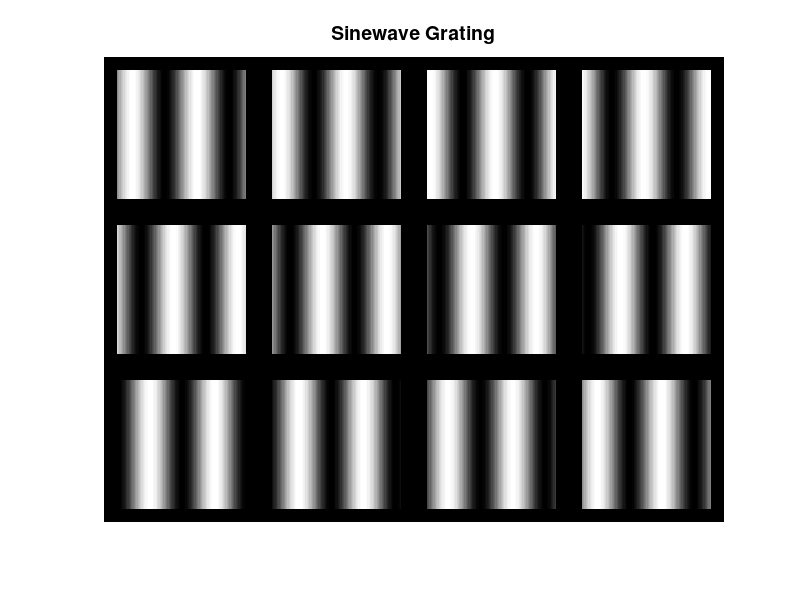

Source code (MATLAB):
% Example 1.2 and Figure 10-4 2
% Generate a mulitframe array consisting of sinewave gratings that vary
%   in phase from 0 to 2 * pi across 12 images  
%
% The gratings should be the same as in Example 10-1 except with
%     fewer pixels (100 by 100) to conserve memnory.  
%   Assume the hoizontal and vertical dimensions are 4 inches
%
clear all; close all;
N = 100;                        % Vertical and horizontal points 
Nu_cyc = 2;                     % Produce 4 cycle grating
M = 12;                         % Produce 12 images
x = (1:N)*Nu_cyc/N;             % Generate spatial vector 
for j = 1:M                     % Generate M (12) images
    % Generate sine; scale between 0 and 1
    phase = 2*pi*(j-1)/(M-1);     % Shift phase through 180 (2 pi) degrees
    I_sin = .5 * sin(2*pi*x + phase) + .5;
    % Add some black space at left and right borders
    I_sin = [zeros(1,10) I_sin(1,:) zeros(1,10)]; 
    I_8 = im2uint8(I_sin);      % Convert to a uint8 vector
    I_temp = repmat(I_8,100,1);            % Add 100 rows
    % Add some blac space at top and bottom borders
    I(:,:,1,j) = [zeros(10,120); I_temp; zeros(10,120)];
end    
montage(I);                     % Display image
title('Sinewave Grating','FontSize',14);
